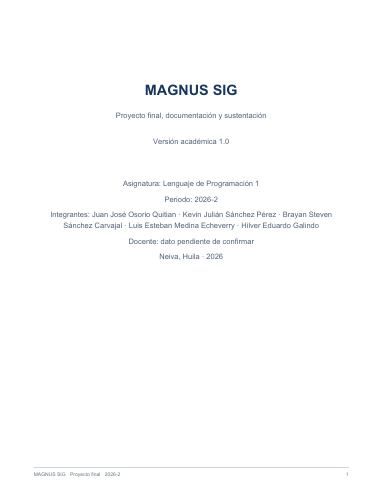
#> input picture tmp/entrega4/page-01.png, 383 x 495 px; its folder holds 4 pictures in this run
$ python contact_pdf.py
#> lines starting #> are read from the running program, lines starting #| are printed output that depends on the picture
from PIL import Image, ImageDraw
from pathlib import Path
files=sorted(Path('tmp/entrega4').glob('page-*.png'))
items=[]
for f in files:
    im=Image.open(f).convert('RGB')
#> im is the input picture: PIL image 383x495 RGB; mean R, G, B 252.7, 252.9, 253.2
    im.thumbnail((250,325))
#> im: PIL image 250x323 RGB
    items.append((f.name,im.copy()))
out=Image.new('RGB',(5*270,((len(items)+4)//5)*355),'#dce3eb')
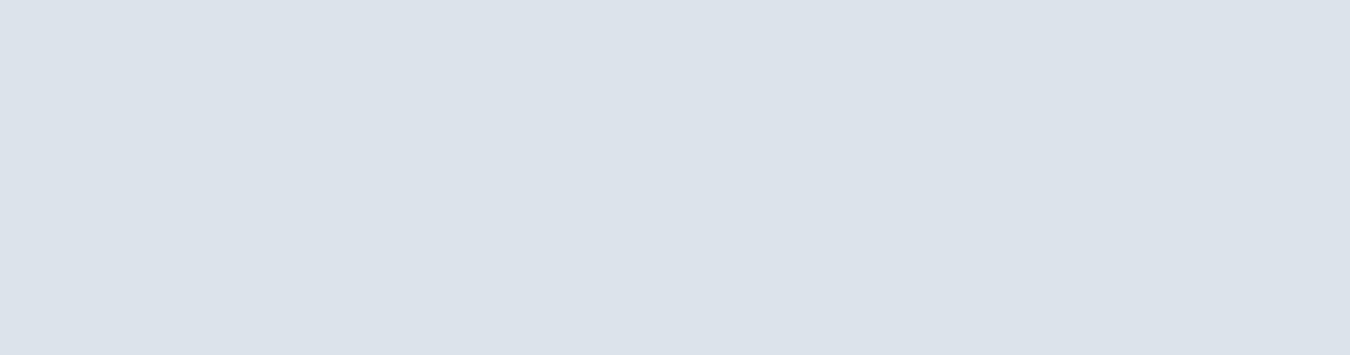
#> out: PIL image 1350x355 RGB; mean R, G, B 220, 227, 235
d=ImageDraw.Draw(out)
for i,(name,im) in enumerate(items):
    x=(i%5)*270+10; y=(i//5)*355+22
    out.paste(im,(x,y)); d.text((x,y-16),name,fill='#111111')
#> this loop made 2 passes
#> (name, x, y) on passes 1 to 2: ('page-01.png', 10, 22), ('page-02.png', 280, 22)
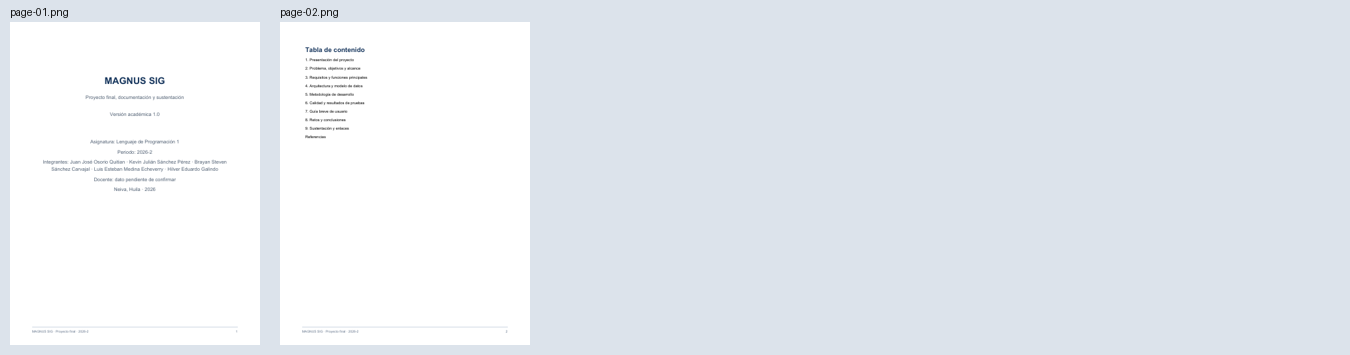
#> out: PIL image 1350x355 RGB; mean R, G, B 231, 235.7, 241
out.save('tmp/entrega4/contact.png')
